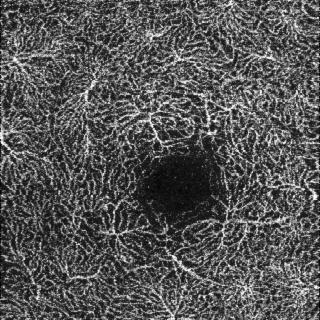
#> input picture Processing/FAZ_Extraction-master/images/angio3prof.tif, 320 x 320 px
$ python -i util.py   (imports and definitions only)
#> lines starting #> are read from the running program, lines starting #| are printed output that depends on the picture
#> further down, picture is the input picture: shape (320, 320, 3); min 0, max 255, mean 85.8
import cv2
import numpy as np
import gabor as gabor
import opsfaz as faz

#binary：OCTA-700中把所有細節呈現（失敗）
# [46 lines left out: functions do_binary, do_otsu, do_triangle, do_mean, do_gaussmean, do_fillholes, not called in this run]

#canny找邊緣
def do_canny (im,t1=50,t2=100):
    """
    This function simplifies the use
    of canny edge detector

    inputs:
        - im: OCT-A image
        - t1 and t2:  thresholds of canny edge detector
        - gamma: gamma parameter to canny edge detector
    """
#> called with t1 = 50, t2 = 100
    im2 = im.copy()
    edges = cv2.GaussianBlur(im2, (15,15), 0)
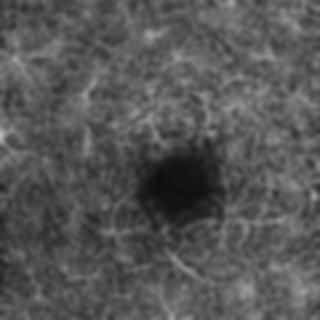
#> edges: shape (320, 320, 3); min 13, max 186, mean 85.9
    edges = cv2.normalize(edges,edges,0,255,cv2.NORM_MINMAX)
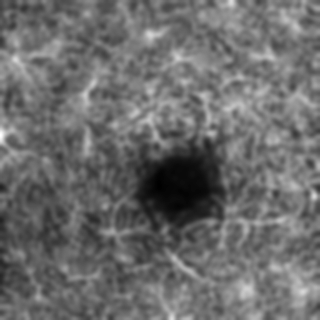
#> edges: shape (320, 320, 3); min 0, max 255, mean 107.4
    edges = edges.astype(np.uint8)
    edges = cv2.Canny(edges,t1,t2)
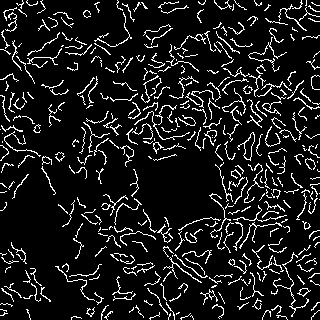
#> edges: shape (320, 320); 10.3% white in thin lines or dots
    return edges

def do_GaussianBlur(gray, kernel_size = 5):
    blur_gray = cv2.GaussianBlur(gray,(kernel_size, kernel_size), 0)
    return blur_gray

def do_medianBlur(gray):
    blur_gray = cv2.medianBlur(gray, 5)
    return blur_gray

# [41 lines left out: functions fill_socket, do_faz, not called in this run]

#想弄但弄不好的percentile跟moment
'''
def partial_sum(y, j):
    x = 0
    for i in range(j + 1):
        x += y[i]
    return x

def do_percentile(img):
    data = img.flatten()
    for i in range(len(data)):
        if data[i] > 0:
            maxbin = i

    for i in range(len(data) - 1, -1, -1):
        if data[i] > 0:
            minbin = i

    data2 = data[minbin:maxbin + 1]
    total = data2.sum()
    temp = float("inf")
    threshold = 0
    avec = [0] * 256
    for i in range(256):
        ptile = (i + 1) / 256.0
        avec[i] = abs((partial_sum(data2, i) / total) - ptile)
        if avec[i] < temp:
            temp = avec[i]
            threshold = i
    img[img > threshold] = 255
    img[img <= threshold] = 0
    return img

def do_Moments(data):
    total = 0
    m0 = 1.0
    m1 = 0.0
    m2 = 0.0
    m3 = 0.0
    sum = 0.0
    p0 = 0.0

    histo = np.zeros(data.shape)

    for i in range(data.shape[0]):
        total += data[i]

    for i in range(data.shape[0]):
        histo[i] = data[i] / total

    for i in range(data.shape[0]):
        m1 += i * histo[i]
        m2 += i * i * histo[i]
        m3 += i * i * i * histo[i]

    cd = m0 * m2 - m1 * m1
    c0 = (-m2 * m2 + m1 * m3) / cd
    c1 = (m0 * -m3 + m2 * m1) / cd
    z0 = 0.5 * (-c1 - np.sqrt(c1 * c1 - 4.0 * c0))
    z1 = 0.5 * (-c1 + np.sqrt(c1 * c1 - 4.0 * c0))
    p0 = (z1 - m1) / (z1 - z0)

    summation = 0
    threshold = -1
    for i in range(data.shape[0]):
        summation += histo[i]
        if summation > p0:
            threshold = i
            break

    return threshold
'''

>>> import cv2
>>> picture = cv2.imread('../Processing/FAZ_Extraction-master/images/angio3prof.tif')
>>> result = do_canny(picture)

$ run again, on Processing/FAZ_Extraction-master/images/angio6prof.tif
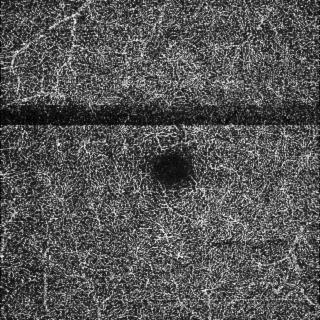
#> input picture Processing/FAZ_Extraction-master/images/angio6prof.tif, 320 x 320 px
#> picture is the input picture: shape (320, 320, 3); min 0, max 251, mean 84.5
#> in do_canny, `edges = cv2.normalize(edges,edges,0,255,cv2.NORM_MINMAX)`:
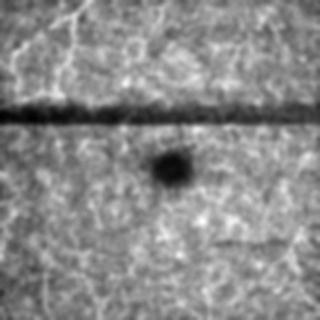
#> edges: shape (320, 320, 3); min 0, max 255, mean 138.1
#> in do_canny, `edges = cv2.Canny(edges,t1,t2)`:
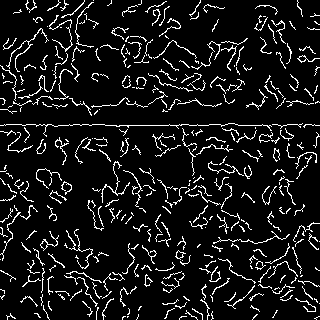
#> edges: shape (320, 320); 9.1% white in thin lines or dots

$ run again, on Processing/FAZ_Extraction-master/images/angio3superf.tif
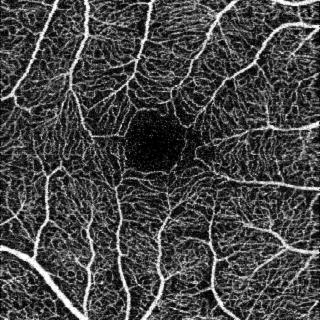
#> input picture Processing/FAZ_Extraction-master/images/angio3superf.tif, 320 x 320 px
#> picture is the input picture: shape (320, 320, 3); min 0, max 255, mean 69.4
#> in do_canny, `edges = cv2.GaussianBlur(im2, (15,15), 0)`:
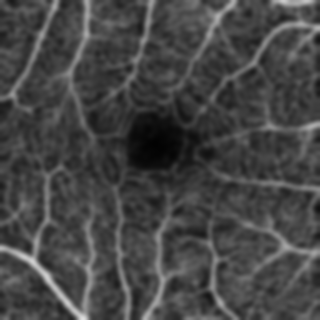
#> edges: shape (320, 320, 3); min 2, max 223, mean 69.4
#> in do_canny, `edges = cv2.Canny(edges,t1,t2)`:
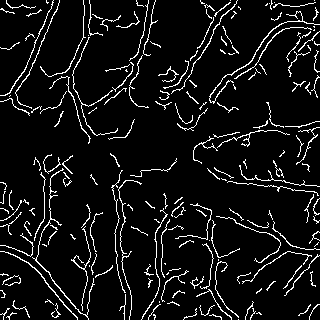
#> edges: shape (320, 320); 7.5% white in thin lines or dots

$ run again, on Processing/FAZ_Extraction-master/images/angio6superf.tif
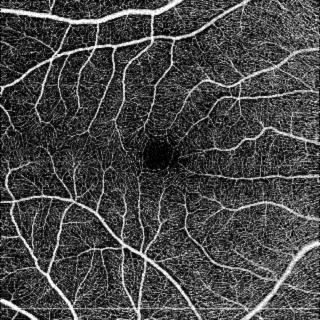
#> input picture Processing/FAZ_Extraction-master/images/angio6superf.tif, 320 x 320 px
#> picture is the input picture: shape (320, 320, 3); min 0, max 255, mean 70.8
#> in do_canny, `edges = cv2.normalize(edges,edges,0,255,cv2.NORM_MINMAX)`:
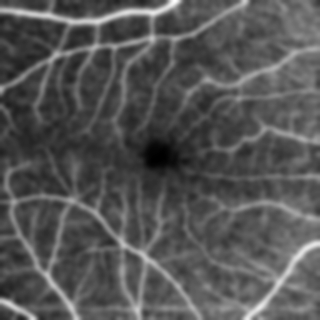
#> edges: shape (320, 320, 3); min 0, max 255, mean 85.2
#> in do_canny, `edges = cv2.Canny(edges,t1,t2)`:
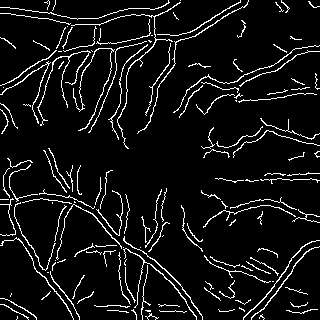
#> edges: shape (320, 320); 7.4% white in thin lines or dots
